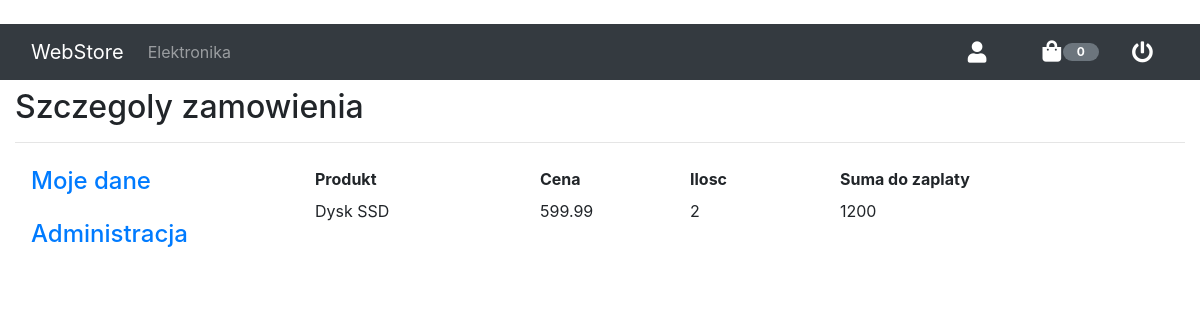
The app's page /profile/orders/1 (signed in) with its own data.
### store/models.py (models this page shows)
class OrderItem(models.Model):
    order = models.ForeignKey(Order, on_delete=models.CASCADE)
    product = models.ForeignKey(Product, on_delete=models.CASCADE)
    price = models.DecimalField(decimal_places=2, max_digits=20)
    quantity = models.IntegerField()

### store_admin/models.py (models this page shows)
class Product(models.Model):
    name = models.CharField(max_length=100)
    added_by = models.ForeignKey(User, on_delete=models.CASCADE)
    category = models.ForeignKey(Category, on_delete=models.CASCADE)
    price = models.DecimalField(decimal_places=2, max_digits=20)
    description = models.CharField(max_length=1000)

### profile/views.py (the view)
# urls.py: path('orders/<int:id>', views.orderdetails, name='orderdetails'),
@login_required
def orderdetails(request, id):
    assert isinstance(request, HttpRequest)
    user = request.user
    order = Order.objects.filter(id=id, user=user).first()
    if not order:
        return HttpResponseNotFound()
    items = OrderItem.objects.filter(order = order).all()
    return render(
        request,
        'profile/orderDetails.html',
        {
            'title': 'Szczegoly zamowienia',
            'items': items
        }
    )

### profile/templates/profile/orderDetails.html
{% extends 'base.html' %}
{% block content %}
<div class="pt-2">
    <h2>{{ title }}</h2>
    <hr />
    <div class="row">
        {% include 'profile/menu.html' %}
        <div class="col-md-9">
            <div class="row py-2">
                <div class="col-3"><b>Produkt</b></div>
                <div class="col-2"><b>Cena</b></div>
                <div class="col-2"><b>Ilosc</b></div>
                <div class="col-3"><b>Suma do zaplaty</b></div>
            </div>
            {% for i in items %}
                <div class="row">
                    <div class="col-3">{{ i.product.name }}</div>
                    <div class="col-2">{{ i.price }}</div>
                    <div class="col-2">{{ i.quantity }}</div>
                    <div class="col-3">{% widthratio i.price 1 i.quantity %}</div>
                </div>
            {% endfor %}
        </div>
    </div>
</div>
{% endblock %}

### records on screen
OrderItem: product.name "Dysk SSD", price "599.99", quantity "2", price+quantity "1200"

### other values on screen
{{ title }} "Szczegoly zamowienia"
